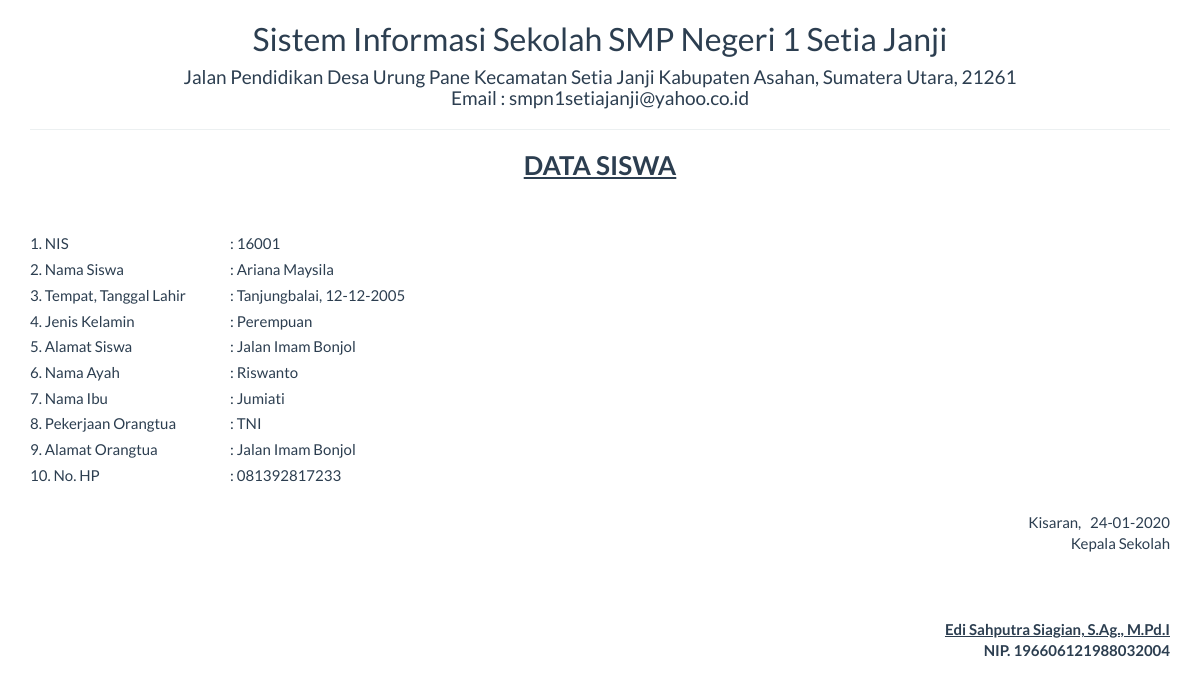
Screenshot of /report/arsip_satu.php?id=3 with the database file from the repository.
### tables this page shows
CREATE TABLE `siswa` (
  `id` int(5) NOT NULL,
  `nis` int(10) NOT NULL,
  `siswa_nama` varchar(30) NOT NULL,
  `siswa_pass` varchar(30) NOT NULL,
  `siswa_tempat` varchar(25) NOT NULL,
  `siswa_tanggal` date NOT NULL,
  `siswa_jk` varchar(15) NOT NULL,
  `siswa_agama` varchar(20) NOT NULL,
  `siswa_alamat` text NOT NULL,
  `email` varchar(30) NOT NULL,
  `siswa_ayah` varchar(25) NOT NULL,
  `siswa_ibu` varchar(25) NOT NULL,
  `ortu_alamat` text NOT NULL,
  `ortu_kerja` varchar(25) NOT NULL,
  `no_hp` varchar(15) NOT NULL,
  `siswa_kelas` varchar(10) NOT NULL
);

### report/arsip_satu.php (the view, shortened to what this page needs)
<!DOCTYPE html>
<html>
    <head>
        <link href="../Assets/css/bootstrap.min.css" rel="stylesheet" type="text/css"/>
    </head>
    <body onload="print()">
        <?php
        include '../config/koneksi.php';
        $sql = "SELECT * FROM Siswa WHERE id='" . $_GET ['id'] . "'";
        $query = mysqli_query($koneksi, $sql) or die("SQL Detail error");
        $data = mysqli_fetch_array($query);
        ?>
        <div class="container">
            <div class='row'>
                <div class="col-sm-12">
                    <div class="text-center">
                         <h2>Sistem Informasi Sekolah SMP Negeri 1 Setia Janji</h2>
                        <h4>Jalan Pendidikan Desa Urung Pane Kecamatan Setia Janji Kabupaten Asahan, Sumatera Utara, 21261<br>Email : smpn1setiajanji@yahoo.co.id</h4>
                        <hr>
                        <h3><strong><u>DATA SISWA</u></strong></h3><br><br>
                    </div>
                        <table >
                            <tbody>
								<tr>
                                    <td>1. NIS</td> <td>: <?= $data['nis'] ?></td>
                                </tr>
                                <tr>
                                    <td width="200" height="30">2. Nama Siswa</td> <td>: <?= $data['siswa_nama'] ?></td>
                                </tr>
                                  <?php
                                        $tgl = explode('-', $data['siswa_tanggal']);
                                    ?>
                                <tr>
                                    <td >3. Tempat, Tanggal Lahir</td>  <td>: <?=$data['siswa_tempat'];?>, <?=$tgl[2].'-'.$tgl[1].'-'.$tgl[0]?></td>
                                </tr>
                                <tr>
                                    <td width="200" height="30">4. Jenis Kelamin</td> <td>: <?= $data['siswa_jk'] ?></td>
                                </tr>
								<tr>
                                    <td >5. Alamat Siswa</td> <td>: <?= $data['siswa_alamat'] ?></td>
                                </tr>
								<tr>
                                    <td width="200" height="30">6. Nama Ayah</td> <td>: <?= $data['siswa_ayah'] ?></td>
                                </tr>
								<tr>
                                    <td >7. Nama Ibu</td> <td>: <?= $data['siswa_ibu'] ?></td>
                                </tr>
                                <tr>
                                    <td width="200" height="30">8. Pekerjaan Orangtua</td> <td>: <?= $data['ortu_kerja'] ?></td>
                                </tr>
                                <tr>
                                    <td >9. Alamat Orangtua</td> <td>: <?= $data['ortu_alamat'] ?></td>
                                </tr>
                                <tr>
                                    <td width="200" height="30">10. No. HP</td> <td>: <?= $data['no_hp'] ?></td>
                                </tr>
                            </tbody>
                            </table>
                                 <div style="text-align: right;">
                                        <br>
                                        Kisaran,  &nbsp <?= date("d-m-Y") ?><br>
                                        Kepala Sekolah
                                        <br><br><br><br>
                                        <strong><u>Edi Sahputra Siagian, S.Ag., M.Pd.I</u><br>
                                        NIP. 196606121988032004</strong>
                                </div>
                    </div>
                </div>
            </div>
    </body>
</html>

### rows the page displays
siswa: nis "16001", siswa_nama "Ariana Maysila", siswa_tempat "Tanjungbalai", siswa_tanggal "12", siswa_tanggal "2005", siswa_jk "Perempuan", siswa_alamat "Jalan Imam Bonjol", siswa_ayah "Riswanto", siswa_ibu "Jumiati", ortu_kerja "TNI", ortu_alamat "Jalan Imam Bonjol", no_hp "081392817233"
